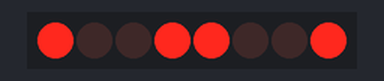
Recording of a sketch running on a simulated Arduino Uno, built with avr-gcc and run on an emulated ATmega328P. Shown: 8 shift-register outputs drawn as a row of LEDs (first output left, lit = HIGH). Wiring (inferred from the names in the program): shift register (74HC595): data pin 12; shift clock pin 9; latch pin 11. Wiring (inferred from the signals the program sends): row of LEDs: on Q0, Q1, Q2, Q3, Q4, Q5, Q6, Q7.

Above: at 0.2 s.
At 1.7 s:
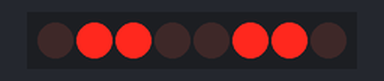
Timing chart, 0 to 3.0 s (numbered marks = the images above):
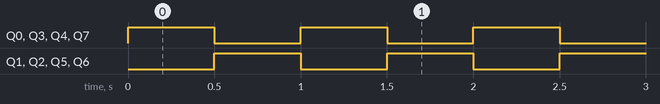

Measured:
- by itself, Q0–7: alternates HIGH for 0.50 s and LOW for 0.50 s

The sketch:

flipping_the_byte_using_74hc959.ino
```cpp
int datapin = 12;    //the data pin DS is connected to pin 12
int latchpin = 11;   //the latch pin ST_CP is connected to pin 11
int clockpin = 9;    //the clock pin SH_CP is connected to pin 9
int  del = 500;

byte flippedbyte;          //variable to store the flipped byte of binary or hexadecimal no.
byte mybyte = B10011001;

void setup() {
  Serial.begin(9600); //setting up the serial moniter
  pinMode(datapin, OUTPUT);   //datapin take output from arduino
  pinMode(latchpin, OUTPUT);   //latchpin take output from arduino
  pinMode(clockpin, OUTPUT);   //clockpin take output from arduino

  flippedbyte = 255 - mybyte;  //command used to flipp the byte
}

void loop() {
  digitalWrite(latchpin, LOW);  //Saying that data is entering to shift IC
  shiftOut(datapin, clockpin, LSBFIRST, mybyte);  //giving input ot the shift registor
  digitalWrite(latchpin, HIGH);  //Saying that data has stopped entering to shift IC
  delay(del);

  digitalWrite(latchpin, LOW);  //Saying that data is entering to shift IC
  shiftOut(datapin, clockpin, LSBFIRST, flippedbyte);  //giving input ot the shift registor
  digitalWrite(latchpin, HIGH);  //Saying that data has stopped entering to shift IC
  delay(del);
}
```
